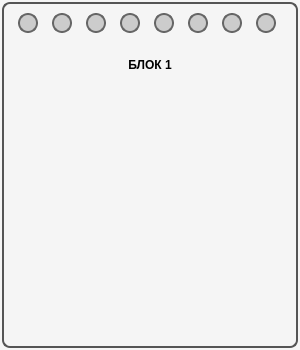
<?xml version="1.0" encoding="UTF-8"?>
<ui version="4.0">
 <class>BlockWidget</class>
 <widget class="QWidget" name="BlockWidget">
  <property name="geometry">
   <rect>
    <x>0</x>
    <y>0</y>
    <width>300</width>
    <height>350</height>
   </rect>
  </property>
  <property name="minimumSize">
   <size>
    <width>300</width>
    <height>350</height>
   </size>
  </property>
  <property name="maximumSize">
   <size>
    <width>300</width>
    <height>350</height>
   </size>
  </property>
  <property name="styleSheet">
   <string notr="true">QWidget#BlockWidget {
    border: 2px solid #555;
    border-radius: 8px;
    background-color: #f5f5f5;
    margin: 2px;
}</string>
  </property>
  <layout class="QVBoxLayout" name="verticalLayout">
   <property name="spacing">
    <number>5</number>
   </property>
   <property name="leftMargin">
    <number>8</number>
   </property>
   <property name="topMargin">
    <number>8</number>
   </property>
   <property name="rightMargin">
    <number>8</number>
   </property>
   <property name="bottomMargin">
    <number>8</number>
   </property>
   <item>
    <widget class="QWidget" name="pyroWidget" native="true">
     <property name="minimumSize">
      <size>
       <width>0</width>
       <height>30</height>
      </size>
     </property>
     <property name="maximumSize">
      <size>
       <width>16777215</width>
       <height>30</height>
      </size>
     </property>
     <layout class="QHBoxLayout" name="pyroLayout">
      <property name="spacing">
       <number>4</number>
      </property>
      <property name="leftMargin">
       <number>0</number>
      </property>
      <property name="topMargin">
       <number>0</number>
      </property>
      <property name="rightMargin">
       <number>0</number>
      </property>
      <property name="bottomMargin">
       <number>0</number>
      </property>
      <item>
       <widget class="QWidget" name="pyro1" native="true">
        <property name="minimumSize">
         <size>
          <width>20</width>
          <height>20</height>
         </size>
        </property>
        <property name="maximumSize">
         <size>
          <width>20</width>
          <height>20</height>
         </size>
        </property>
        <property name="styleSheet">
         <string notr="true">background-color: #CCCCCC; border: 2px solid #666666; border-radius: 10px;</string>
        </property>
       </widget>
      </item>
      <item>
       <widget class="QWidget" name="pyro2" native="true">
        <property name="minimumSize">
         <size>
          <width>20</width>
          <height>20</height>
         </size>
        </property>
        <property name="maximumSize">
         <size>
          <width>20</width>
          <height>20</height>
         </size>
        </property>
        <property name="styleSheet">
         <string notr="true">background-color: #CCCCCC; border: 2px solid #666666; border-radius: 10px;</string>
        </property>
       </widget>
      </item>
      <item>
       <widget class="QWidget" name="pyro3" native="true">
        <property name="minimumSize">
         <size>
          <width>20</width>
          <height>20</height>
         </size>
        </property>
        <property name="maximumSize">
         <size>
          <width>20</width>
          <height>20</height>
         </size>
        </property>
        <property name="styleSheet">
         <string notr="true">background-color: #CCCCCC; border: 2px solid #666666; border-radius: 10px;</string>
        </property>
       </widget>
      </item>
      <item>
       <widget class="QWidget" name="pyro4" native="true">
        <property name="minimumSize">
         <size>
          <width>20</width>
          <height>20</height>
         </size>
        </property>
        <property name="maximumSize">
         <size>
          <width>20</width>
          <height>20</height>
         </size>
        </property>
        <property name="styleSheet">
         <string notr="true">background-color: #CCCCCC; border: 2px solid #666666; border-radius: 10px;</string>
        </property>
       </widget>
      </item>
      <item>
       <widget class="QWidget" name="pyro5" native="true">
        <property name="minimumSize">
         <size>
          <width>20</width>
          <height>20</height>
         </size>
        </property>
        <property name="maximumSize">
         <size>
          <width>20</width>
          <height>20</height>
         </size>
        </property>
        <property name="styleSheet">
         <string notr="true">background-color: #CCCCCC; border: 2px solid #666666; border-radius: 10px;</string>
        </property>
       </widget>
      </item>
      <item>
       <widget class="QWidget" name="pyro6" native="true">
        <property name="minimumSize">
         <size>
          <width>20</width>
          <height>20</height>
         </size>
        </property>
        <property name="maximumSize">
         <size>
          <width>20</width>
          <height>20</height>
         </size>
        </property>
        <property name="styleSheet">
         <string notr="true">background-color: #CCCCCC; border: 2px solid #666666; border-radius: 10px;</string>
        </property>
       </widget>
      </item>
      <item>
       <widget class="QWidget" name="pyro7" native="true">
        <property name="minimumSize">
         <size>
          <width>20</width>
          <height>20</height>
         </size>
        </property>
        <property name="maximumSize">
         <size>
          <width>20</width>
          <height>20</height>
         </size>
        </property>
        <property name="styleSheet">
         <string notr="true">background-color: #CCCCCC; border: 2px solid #666666; border-radius: 10px;</string>
        </property>
       </widget>
      </item>
      <item>
       <widget class="QWidget" name="pyro8" native="true">
        <property name="minimumSize">
         <size>
          <width>20</width>
          <height>20</height>
         </size>
        </property>
        <property name="maximumSize">
         <size>
          <width>20</width>
          <height>20</height>
         </size>
        </property>
        <property name="styleSheet">
         <string notr="true">background-color: #CCCCCC; border: 2px solid #666666; border-radius: 10px;</string>
        </property>
       </widget>
      </item>
     </layout>
    </widget>
   </item>
   <item>
    <widget class="QLabel" name="blockLabel">
     <property name="styleSheet">
      <string notr="true">font-weight: bold; font-size: 12px; margin: 2px;</string>
     </property>
     <property name="text">
      <string>БЛОК 1</string>
     </property>
     <property name="alignment">
      <set>Qt::AlignmentFlag::AlignCenter</set>
     </property>
    </widget>
   </item>
   <item>
    <widget class="QWidget" name="chartWidget" native="true">
     <property name="minimumSize">
      <size>
       <width>0</width>
       <height>250</height>
      </size>
     </property>
     <property name="maximumSize">
      <size>
       <width>16777215</width>
       <height>250</height>
      </size>
     </property>
     <layout class="QVBoxLayout" name="chartLayout">
      <property name="spacing">
       <number>0</number>
      </property>
      <property name="leftMargin">
       <number>0</number>
      </property>
      <property name="topMargin">
       <number>0</number>
      </property>
      <property name="rightMargin">
       <number>0</number>
      </property>
      <property name="bottomMargin">
       <number>0</number>
      </property>
      <item>
       <widget class="QChartView" name="chartView" native="true">
        <property name="minimumSize">
         <size>
          <width>0</width>
          <height>230</height>
         </size>
        </property>
        <property name="maximumSize">
         <size>
          <width>16777215</width>
          <height>230</height>
         </size>
        </property>
       </widget>
      </item>
     </layout>
    </widget>
   </item>
  </layout>
 </widget>
 <customwidgets>
  <customwidget>
   <class>QChartView</class>
   <extends>QWidget</extends>
   <header>qchartview.h</header>
  </customwidget>
 </customwidgets>
 <resources/>
 <connections/>
</ui>
